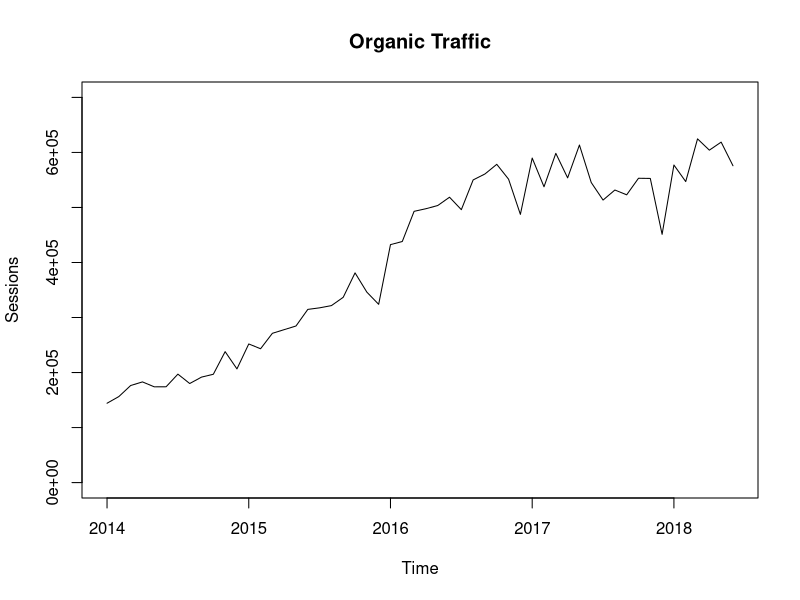
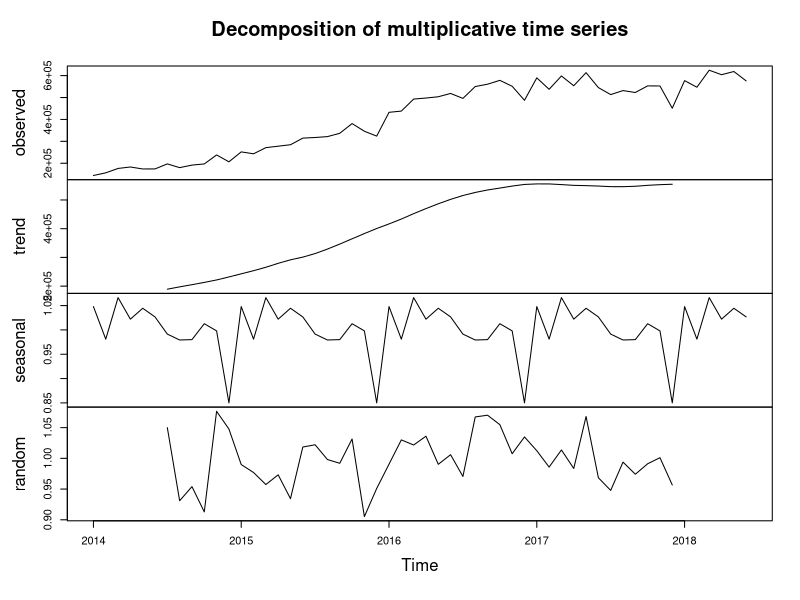
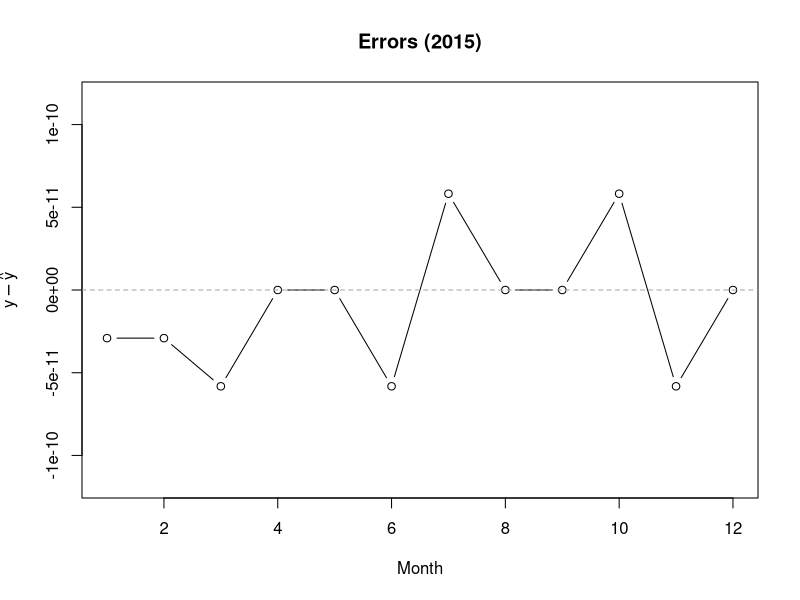
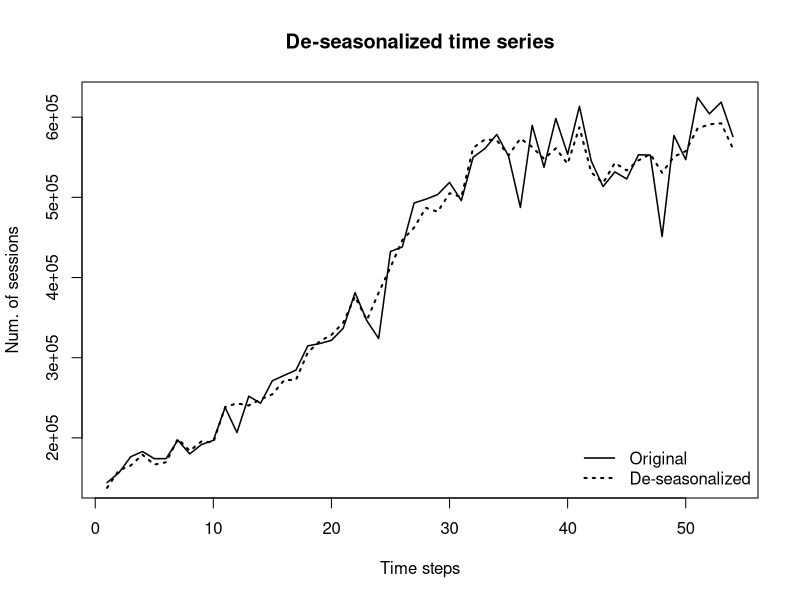
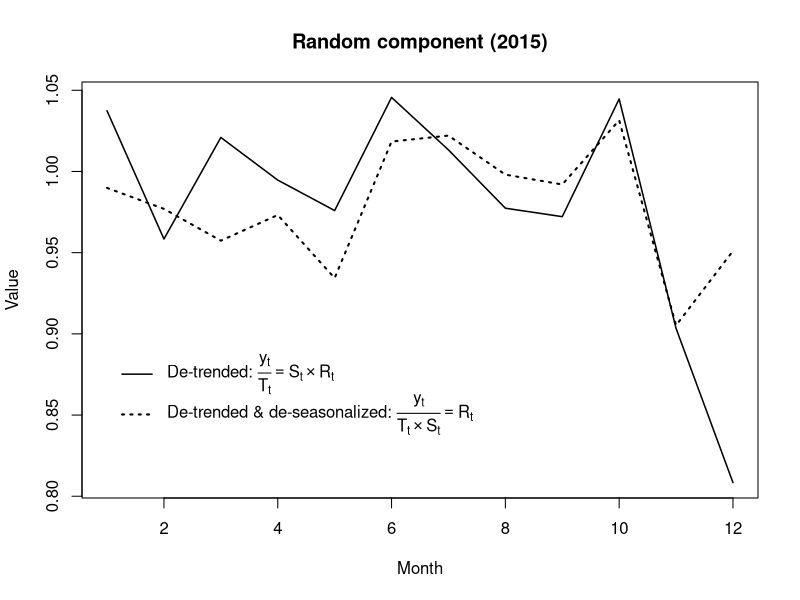

Source code (R) for these figures, in order:
## ---- chunk 1
knitr::opts_chunk$set(echo = TRUE)
## ---- chunk 2
data <- read.csv("organic-traffic.csv", header = T)
head(data)
## ---- chunk 3
#Convert "factor" to "Date" according to cell formatting in CSV file
data[,1] <- as.Date(data[,1], format = "%m/%d/%y")

#Convert vector of "Organic Sessions" into time series object
Organic_Traffic <- ts(data[,2], start = c(2014,1), end = c(2018,6), frequency = 12)

#Avoid scientific notation for y-axis values
#options(scipen=999)

#Plot "Organic Traffic" data
plot(Organic_Traffic, main = "Organic Traffic", ylab = "Sessions", ylim = c(0, 700000))
## ---- chunk 4
#Decompose data into seasonal, trend and irregular components using classical decomposition
fit_decompose <- decompose(Organic_Traffic, type = "multiplicative")
#Print component data of decomposition 
fit_decompose
## ---- chunk 5
#Plot component data of decomposition
plot(fit_decompose)
## ---- chunk 6
seasonal.2015 <- fit_decompose$seasonal[13:24]
trend.2015 <- fit_decompose$trend[13:24]
random.2015 <- fit_decompose$random[13:24]

reconst.2015 <- seasonal.2015 * trend.2015 * random.2015
original.2015 <- fit_decompose$x[13:24]
errors.2015 <- original.2015 - reconst.2015

ymax = max(abs(c(min(errors.2015), max(errors.2015))))

#options(scipen=-3)
plot(errors.2015,
     ylim = c(-2*ymax, 2*ymax), type = "b", col = "black",
     main = "Errors (2015)", xlab = "Month", ylab = expression(y - hat(y)))
abline(a = 0, b = 0, col="darkgray", lty=2)
## ---- chunk 7
len <- length(fit_decompose$x)
deseason.all <- fit_decompose$x / fit_decompose$seasonal

plot(1:len, fit_decompose$x,
     main = "De-seasonalized time series", xlab = "Time steps", ylab = "Num. of sessions",
     lty = 1, lwd = 1.5, type="l", col="black")

lines(1:len, deseason.all,
      lty = 3, lwd=2.0, col="black")

legend("bottomright", lty = c(1,3), lwd = c(1.5, 2.0), col = c("black", "black"), bty = "n",
       legend = c("Original", "De-seasonalized"))
## ---- chunk 8
plot(1:12, original.2015 / trend.2015,
     main = "Random component (2015)", xlab = "Month", ylab = "Value",
     lty = 1, lwd=1.5, type="l", col="black")

lines(1:12, original.2015 / (trend.2015 * seasonal.2015),
      lty = 3, lwd=2.0, col="black")

legend(x = 1, y = 0.90,
       lty = c(1,3), lwd = c(1.5, 2.0), col = c("black", "black"), bty = "n",
       legend = c(expression("De-trended: " * frac(y[t],T[t]) == S[t] %*% R[t]),
                  expression("De-trended & de-seasonalized: " * frac(y[t],T[t] %*% S[t]) == R[t])))
